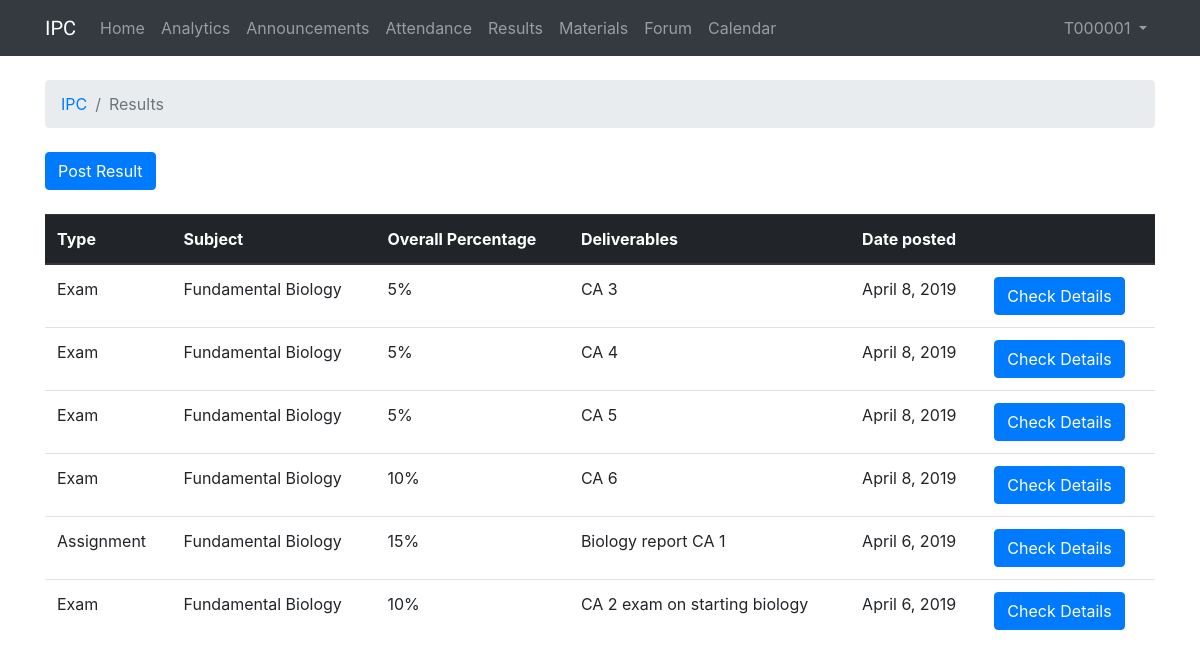
/4/result (signed in), run on the app's committed database.
### IPC/models.py (models this page shows, shortened)
class Result(models.Model):
    resultType = models.ForeignKey(ResultType, on_delete=models.CASCADE,)
    resultStudentId = models.ForeignKey(User, on_delete=models.CASCADE,)
    resultStudentMark = models.IntegerField(default=0, validators=[MaxValueValidator(100), MinValueValidator(0)], null=True)
    resultFeedback = models.CharField(max_length=255, default="", blank=True, null=True)
    resultReturnedDate = models.DateField(auto_now_add=True)
    resultCourse = models.ForeignKey(Course, on_delete=models.CASCADE,)
    resultName = models.CharField(max_length=255)
    resultSubject = models.ForeignKey(Subject, on_delete=models.CASCADE)
    resultOverallValue = models.IntegerField(default=0, validators=[MaxValueValidator(100), MinValueValidator(0)])

class ResultType(models.Model):
    ResultTypeName = models.CharField(max_length=255)
    ResultTypeDesc = models.TextField(max_length=4000)
    def __str__(self):
        return self.ResultTypeName

class Subject(models.Model):
    subjectName = models.CharField(max_length=255)
    subjectCourse = models.ForeignKey(Course, on_delete=models.CASCADE)
    subjectTeacherId = models.ForeignKey(User, on_delete=models.CASCADE)
    def __str__(self):
        return self.subjectName

### IPC/views.py (the view)
# urls.py: path('<int:course_id>/result', views.course_result, name='course_result'),
@login_required
def course_result(request, course_id):
    user = request.user
    if user.groups.filter(name='Teacher').exists():
        user_type = "teacher"
    elif user.groups.filter(name='Student').exists():
        user_type = "student"
    if user_type == "student":
        results = list(Result.objects.filter(resultStudentId=request.user).order_by('-resultReturnedDate'))
        return render(request, 'result.html', {'results': results,
                                               'user_type': user_type,
                                               'course_id': course_id,})
    elif user_type == "teacher":
        subject = Subject.objects.get(subjectCourse=course_id, subjectTeacherId=request.user)
        name = Result.objects.filter(resultCourse=course_id).first()
        if name:
            results = list(Result.objects.filter(resultStudentId=name.resultStudentId, resultSubject=subject, resultCourse=course_id).order_by('-resultReturnedDate'))
        else:
            results = []
        return render(request, 'result.html', {'results': results,
                                               'user_type': user_type,
                                               'course_id': course_id,})

### templates/result.html (shortened to what this page needs)
{% extends 'base.html' %}
{% block breadcrumb %}
  <li class="breadcrumb-item"><a href="{% url 'course' %}">IPC</a></li>
  <li class="breadcrumb-item active">Results</li>
{% endblock %}
{% block content %}
  {% if user_type == "student" %}
    <table class="table">
      <thead class="thead-dark">
        <tr>
          <th>Type</th>
          <th>Subject</th>
          <th>Worth</th>
          <th>Deliverables</th>
          <th>Mark</th>
          <th>Date posted</th>
          <th>Feedback</th>
        </tr>
      </thead>
      <tbody>
        {% for result in results %}
          <tr>
            <td>{{ result.resultType }}</td>
            <td>{{ result.resultSubject }}</td>
            <td>{{ result.resultOverallValue }}%</td>
            <td>{{ result.resultName }}</td>
            <td>{{ result.resultStudentMark }}</td>
            <td>{{ result.resultReturnedDate }}</td>
            <td>{{ result.resultFeedback }}</td>
          </tr>
        {% endfor %}
      </tbody>
    </table>
  {% elif user_type == "teacher" %}
    <div class="mb-4">
      <a class="btn btn-primary" href="{% url 'post_course_result' course_id=course_id %}">Post Result</a>
    </div>
    <table class="table">
      <thead class="thead-dark">
        <tr>
          <th>Type</th>
          <th>Subject</th>
          <th>Overall Percentage</th>
          <th>Deliverables</th>
          <th>Date posted</th>
          <th></th>
        </tr>
      </thead>
      <tbody>
        {% for result in results %}
          <tr>
            <td>{{ result.resultType }}</td>
            <td>{{ result.resultSubject }}</td>
            <td>{{ result.resultOverallValue }}%</td>
            <td>{{ result.resultName }}</td>
            <td>{{ result.resultReturnedDate }}</td>
            <td><a class="btn btn-primary" href="{% url 'course_result_detail' course_id=course_id result_id=result.id %}">Check Details</a></td>
          </tr>
        {% endfor %}
      </tbody>
    </table>
  {% endif %}
{% endblock %}

### templates/base.html (shortened to what this page needs)
{% load static %}<!DOCTYPE html>
<html>
  <head>
    <link rel="stylesheet" href="{% static 'css/bootstrap.min.css' %}">
    <link rel="stylesheet" href="{% static 'css/app.css' %}">
  </head>
  <body>
    {% block body %}
      <nav class="navbar navbar-expand-lg navbar-dark bg-dark">
        <div class="container">
          <a class="navbar-brand" href="{% url 'course' %}">IPC</a>
          <div class="collapse navbar-collapse" id="navbarNavAltMarkup">
            <div class="navbar-nav">
              <a class="nav-item nav-link" href="{% url 'course' %}">Home<span class="sr-only">(current)</span></a>
              <a class="nav-item nav-link" href="{% url 'course_statistic' course_id=course_id %}">Analytics</a>
              <a class="nav-item nav-link" href="{% url 'course_announcement' course_id=course_id %}">Announcements</a>
              <a class="nav-item nav-link" href="{% url 'course_attendance' course_id=course_id %}">Attendance</a>
              <a class="nav-item nav-link" href="{% url 'course_result' course_id=course_id %}">Results</a>
              <a class="nav-item nav-link" href="{% url 'course_material' course_id=course_id %}">Materials</a>
              <a class="nav-item nav-link" href="{% url 'institute_forum' course_id=course_id %}">Forum</a>
              <a class="nav-item nav-link" href="{% url 'calendar' course_id=course_id %}">Calendar</a>
            </div>
          </div>
          <div class="collapse navbar-collapse" id="mainMenu">
            <ul class="navbar-nav ml-auto">
              <li class="nav-item dropdown">
                <a class="nav-link dropdown-toggle" href="#" id="userMenu" data-toggle="dropdown" aria-haspopup="true" aria-expanded="false">
                  {{ user.username }}
                </a>
              </li>
            </ul>
          </div>
        </div>
      </nav>
      <div class="container">
        <ol class="breadcrumb my-4">
          {% block breadcrumb %}
          {% endblock %}
        </ol>
        {% block content %}
        {% endblock %}
      </div>
    {% endblock body %}
  </body>
</html>

### static/css/app.css (style rules this page uses)
.navbar-brand { font-family: 'Aldrich', sans-serif; }

### data on the page
Result: resultType "Exam", resultSubject "Fundamental Biology", resultOverallValue "5", resultName "CA 3", resultReturnedDate "April 8, 2019"
Result: resultType "Exam", resultSubject "Fundamental Biology", resultOverallValue "5", resultName "CA 4", resultReturnedDate "April 8, 2019"
Result: resultType "Exam", resultSubject "Fundamental Biology", resultOverallValue "5", resultName "CA 5", resultReturnedDate "April 8, 2019"
Result: resultType "Exam", resultSubject "Fundamental Biology", resultOverallValue "10", resultName "CA 6", resultReturnedDate "April 8, 2019"
Result: resultType "Assignment", resultSubject "Fundamental Biology", resultOverallValue "15", resultName "Biology report CA 1", resultReturnedDate "April 6, 2019"
Result: resultType "Exam", resultSubject "Fundamental Biology", resultOverallValue "10", resultName "CA 2 exam on starting biology", resultReturnedDate "April 6, 2019"

### other printed values
{{ user.username }} "T000001"
